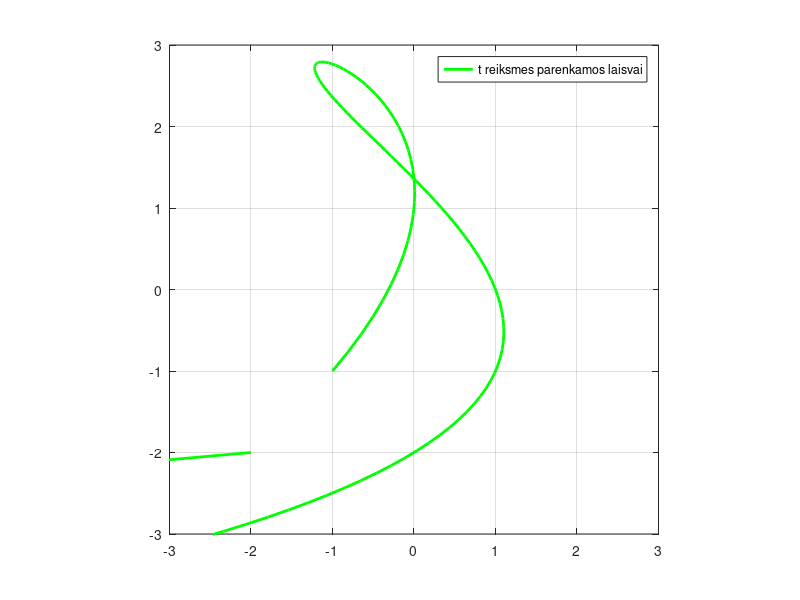

This figure's MATLAB source:

% Lagranzo_interpoliavimas_2D_parametrinis
% Pele valdomos interpoliavimo mazgu padetys
% Keturi skirtingi parametro reiksmiu sekos varijantai itakoja kreives
% forma. Kai parenkami Ciobysevo mazgai (option=3) kreives ilgis maziausias


function main
clc,clear all 
close all
f=figure(1);axis([-3,3,-3,3]);axis equal;hold on;set(gcf,'Color','w');box on;grid on

hL=[]; % isorineje funkcijoje deklaruojamas objektu valdikliu masyvas bus matomas visose vidinese funkcijose

X=[-1  0  1  1  0 -2 ]
Y=[-1  1  0 -1 -2 -2 ]

nP=length(X);

option=1  % parametru reiksmes yra atstumai tarp interpoliavimo mazgu (b)
option=2  % parametru reiksmes yra aritmetine progresija (r)
option=3  % parametru reiksmes yra Ciobysevo taskai (k)
option=4  % parametru reiksmes parenkamos laisvai  (m)

option=4 
switch option
    case 1, t(1)=0; for i=2:nP, t(i)=t(i-1)+norm([X(i) Y(i)]-[X(i-1) Y(i-1)]); col='b-';str='t yra atstumai tarp mazgu'; end
    case 2, for i=0:nP-1, t(i+1)=-1+i*2/(nP-1); col='r-';str= sprintf('t yra aritmetine progresija');end
    case 3, for i=0:nP-1, t(i+1)=-cos(pi*(2*i+1)/(2*nP));col='k-';str='t yra Ciobysevo taskai'; end
    case 4, t=[ 0 1  8  9  10  19 ]; col='g-';str='t reiksmes parenkamos laisvai';
end
strt=sprintf('  %g ',t);title(sprintf('%s \n %s',str,strt));
t 

NN=200;  % vaizdavimo tasku skaicius
ttt=[min(t):(max(t)-min(t))/NN:max(t)]; %parametro reiksmes vaizdavimo taskuose

figure(1);axis([-3,3,-3,3]);axis equal;hold on;set(gcf,'Color','w');box on;

% vaizduojame duotus mazgus
for i=1:nP, h(i)=plot(X(i), Y(i),'ko','ButtonDownFcn',@startDragFcn,...
                     'MarkerFaceColor','k','MarkerSize',10); 
end
    % kas atliekama paspaudus peles klavisa, nurodoma funkcijoje startDragFcn
    % tasku objektu valdikliai issaugomi masyve h

set(f,'WindowButtonUpFcn',@stopDragFcn); % kas atliekama atleidus peles klavisa, nurodoma funkcijoje stopDragFcn

Lagranzo_parametrinis_interpoliavimas(X,Y,t,ttt);  % interpoliuojame pagal ivestus mazgus ir 
                                                   % nubraizome pradine kreive  
                                                                                              
%************************************************************************   
% Toliau programa laukia pertraukimo nuo peles klaviso, kuris inicijuoja 
% startDragFcn arba stopDragFcn vykdyma. Jos savo ruoztu peles judesi susieja arba atsieja 
% su draggingFcn
%************************************************************************
disp('Baige darba spauskite bet kuri klavisa');
pause
set (h,'ButtonDownFcn','');
delete(h);leg1=get(findobj(gcf,'Tag','legend'));
legtext=[]; if ~isempty(leg1),[a,b,c,legtext]=legend;legend('off'); end
if ~isempty(legtext),leg=legend([legtext, {str}]);
else,leg=legend({str}); 
end 
title('');
                                                   
%-----------  vidines funkcijos ------------------
%  jos aprasomos anksciau, nei sutinkamas pagrindines funkcijos "end",
%  todel visi pagrindineje funkcijoje naudojami kintamieji matomi taip pat
%  ir vidinese funkcijose

function startDragFcn(varargin)  % apraso, kas atliekama, kai paspaudziamas kairys peles klavisas
     set(gcf, 'WindowButtonMotionFcn',@draggingFcn); % nurodo funkcija, kuria reikia nuolat kviesti pelei judant
end

function draggingFcn(varargin)  % apraso, kas atliekama, kai pele juda
    pt=get(gca,'Currentpoint');  % perskaitoma peles padetis
    set(gco,'xData',pt(1,1),'yData',pt(1,2)); % pakeiciamos objekto koordinates
    % nustatome su kuriuo valdikliu susieta objekta judiname, ir pakeiciame to tasko koordinates
    % interpoliavimo tasku masyvuose X ir Y:
    X(find(gco == h))=pt(1,1);  Y(find(gco == h))=pt(1,2);
    % kvieciame savo sukurta funkcija interpoliuojanciai kreivei apskaiciuoti: 
    Lagranzo_parametrinis_interpoliavimas(X,Y,t,ttt);   
end

function stopDragFcn(varargin) % apraso, kas atliekama, kai atleidziamas kairys peles klavisas
    set(gcf, 'WindowButtonMotionFcn','');% nurodo, kad atleidus peles klavisa peles judejimas nebeturi kviesti funkcijos
end

function Lagranzo_parametrinis_interpoliavimas(X,Y,t,ttt)
    n=length(X);
    FX=0;FY=0;
    for j=1:n, L=Lagranzo_daugianaris(t,n,j,ttt); FX=FX+L*X(j); FY=FY+L*Y(j); end
    if ~isempty(hL), delete(hL); end
    hL=plot(FX,FY,col,'LineWidth',2);
return
end

function L=Lagranzo_daugianaris(X,n,j,x)
    L=1;
    for k=1:n, if k ~= j, L=L.*(x-X(k))/(X(j)-X(k)); end, end
        % daugianario reiksmes apskaiciuojamos kiekviename braizymo taske,
        % pagal masyvo x koordinates:
return
end


end   % Sis end uzbaigia pagrindine funkcija